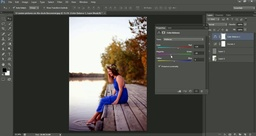
#> input picture proj1_cse573/task3/task3_bonus/pos3/t3_1.jpg, 256 x 136 px, shrunk from 1280 x 682 before the run, found by its file name; its folder holds 4 pictures in this run
$ python Project1_cursor_bonus_pos3.py
#> lines starting #> are read from the running program, lines starting #| are printed output that depends on the picture; after the words box and inside, x2 and y2 are one past the last pixel; in counts of white or black regions, pixels touching at a corner belong together; pictures that were not available may be replaced by others from this repository, and a replacement may not be noted
import cv2
from numpy import *
import numpy as np
import math
##
##define sampling function
def sampling(image_original,ratio):
    size_original=image_original.shape
    length=size_original[0]
    width=size_original[1]
    length_adj=math.floor(length/ratio)
    width_adj=math.floor(width/ratio)
    rgb_or_gray=len(size_original)
    if rgb_or_gray==3:
        sampled_img=zeros((length_adj,width_adj,size_original[2]))
        for colorchannel in range(0,size_original[2]):
            for x_adj in range(0,length_adj):
                for y_adj in range(0,width_adj):
                    sampled_img[x_adj,y_adj,colorchannel]=np.mean(image_original[math.floor(ratio*x_adj):math.floor(ratio*(x_adj+1)),math.floor(ratio*y_adj):math.floor(ratio*(y_adj+1)),colorchannel])
    else:
        sampled_img=zeros((length_adj,width_adj))
        for x_adj in range(0,length_adj):
                for y_adj in range(0,width_adj):
                    sampled_img[x_adj,y_adj]=np.mean(image_original[math.floor(ratio*x_adj):math.floor(ratio*(x_adj+1)),math.floor(ratio*y_adj):math.floor(ratio*(y_adj+1))])

    sampled_img_output=np.rint(sampled_img).astype('uint8')
    return sampled_img_output
###
your_dir="/Users/yangyunchen/Dropbox/Python/proj1_cse573/"
##PLEASE FILL IN YOUR FOLDER DIRECTORY PATH HERE##

for i_c in range(1,7):
    dir_str=your_dir+"task3/task3_bonus/pos3/t3_"+str(i_c)+".jpg"
    img_p_o=cv2.imread(dir_str)
#> img_p_o is the input picture: shape (136, 256, 3); mean B, G, R 81.1, 85.2, 87
    img_p=cv2.imread(dir_str)

    tem=cv2.imread(your_dir+"task3/task3_bonus/tem_3.jpg")

    length_tem=tem.shape[0]
#> length_tem = 136
    width_tem=tem.shape[1]
#> width_tem = 256

    size_list=[]
    n_size=0
    score_list=[]
    loc_list=[]
    for ind in range(10,13):
        length_tema=math.floor(length_tem/ind*10)
        width_tema=math.floor(width_tem/ind*10)
        size_list.append([length_tema,width_tema])
        tem_re=sampling(tem,ind/10)
        match=cv2.matchTemplate(img_p,tem_re,cv2.TM_CCOEFF_NORMED)
        score_m=[cv2.minMaxLoc(match)[1]]
        loc_m=[cv2.minMaxLoc(match)[3]]
        score_list.append(score_m)
        loc_list.append(loc_m)
#> this loop made 3 passes
#> (score_m, loc_m) on passes 2 to 3: ([0.834], [(7, 5)]), ([0.753], [(11, 11)])
#> (match, score_m, loc_m) on pass 1: ([1], [1], [(0, 0)])
#> pass 2, `tem_re=sampling(tem,ind/10)`:
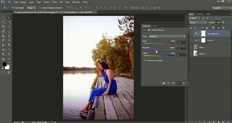
#> tem_re: shape (123, 232, 3); mean B, G, R 81.4, 85.6, 87.4
#> pass 3, `tem_re=sampling(tem,ind/10)`:
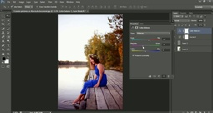
#> tem_re: shape (113, 213, 3); mean B, G, R 81.3, 85.5, 87.4
#> pass 3, `match=cv2.matchTemplate(img_p,tem_re,cv2.TM_CCOEFF_NORMED)`:
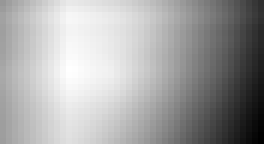
#> match: shape (24, 44) float32 (shown 6 times larger); min -0.0281, max 0.753, mean 0.478; drawn with min black and max white
#> after the loop, loc_list = [[(0, 0)], [(7, 5)], [(11, 11)]]; score_list = [[1], [0.834], [0.753]]; size_list = [[136, 256], [123, 232], [113, 213]]

    max_ind=cv2.minMaxLoc(np.array(score_list))[3]
#> max_ind = (0, 0)
    loc_max=loc_list[max_ind[1]]
#> loc_max = [(0, 0)]

    cv2.rectangle(img_p_o,(loc_max[0][0],loc_max[0][1]),(loc_max[0][0]+size_list[max_ind[1]][1],loc_max[0][1]+size_list[max_ind[1]][0]),(0,0,255),2)
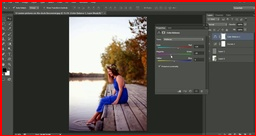
#> img_p_o: shape (136, 256, 3); 3.35% of pixels changed, all inside (x1, y1, x2, y2) = (0, 0, 256, 136)

    cv2.imshow("cursor"+str(i_c),img_p_o)
    dir_str_2=your_dir+"task3/task3_bonus/pos3/cursor"+str(i_c)+".png"
    cv2.imwrite(dir_str_2,img_p_o)
#> pass 2 of the loop `for i_c in range(1,7):`:
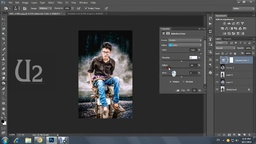
#> input picture proj1_cse573/task3/task3_bonus/pos3/t3_2.jpg, 256 x 144 px, shrunk from 1280 x 720 before the run, found by its file name
#> img_p_o is the input picture: shape (144, 256, 3); mean B, G, R 67.6, 66.5, 65.7
#> the loop `for ind in range(10,13):` made 3 passes
#> (score_m, loc_m) on passes 1 to 3: ([0.0745], [(0, 0)]), ([0.191], [(21, 12)]), ([0.269], [(24, 31)])
#> pass 3, `match=cv2.matchTemplate(img_p,tem_re,cv2.TM_CCOEFF_NORMED)`:
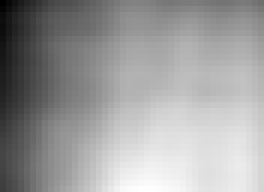
#> match: shape (32, 44) float32 (shown 6 times larger); min -0.0768, max 0.269, mean 0.136; drawn with min black and max white
#> after the loop `for ind in range(10,13):`: loc_list = [[(0, 0)], [(21, 12)], [(24, 31)]]; score_list = [[0.0745], [0.191], [0.269]]
#> max_ind = (0, 2)
#> loc_max = [(24, 31)]
#> `cv2.rectangle(img_p_o,(loc_max[0][0],loc_max[0][1]),(loc_max[0][0]+siz..`:
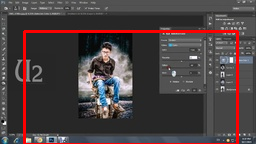
#> img_p_o: shape (144, 256, 3); 4.13% of pixels changed, all inside (x1, y1, x2, y2) = (23, 30, 239, 144)
#> pass 3 of the loop `for i_c in range(1,7):`:
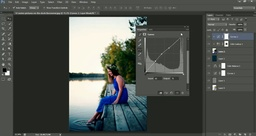
#> input picture proj1_cse573/task3/task3_bonus/pos3/t3_3.jpg, 256 x 136 px, shrunk from 1280 x 682 before the run, found by its file name
#> img_p_o is the input picture: shape (136, 256, 3); mean B, G, R 79.4, 84, 79.8
#> the loop `for ind in range(10,13):` made 3 passes
#> (score_m, loc_m) on passes 2 to 3: ([0.818], [(6, 5)]), ([0.753], [(11, 11)])
#> pass 3, `match=cv2.matchTemplate(img_p,tem_re,cv2.TM_CCOEFF_NORMED)`:
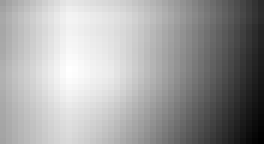
#> match: shape (24, 44) float32 (shown 6 times larger); min -0.074, max 0.753, mean 0.449; drawn with min black and max white
#> after the loop `for ind in range(10,13):`: loc_list = [[(0, 0)], [(6, 5)], [(11, 11)]]; score_list = [[0.935], [0.818], [0.753]]
#> max_ind = (0, 0)
#> loc_max = [(0, 0)]
#> `cv2.rectangle(img_p_o,(loc_max[0][0],loc_max[0][1]),(loc_max[0][0]+siz..`:
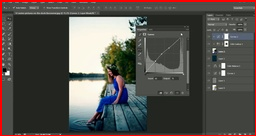
#> img_p_o: shape (136, 256, 3); 3.35% of pixels changed, all inside (x1, y1, x2, y2) = (0, 0, 256, 136)
#> the loop made 6 passes; the first 3 are shown

cv2.waitKey(0)
cv2.destroyAllWindows()
